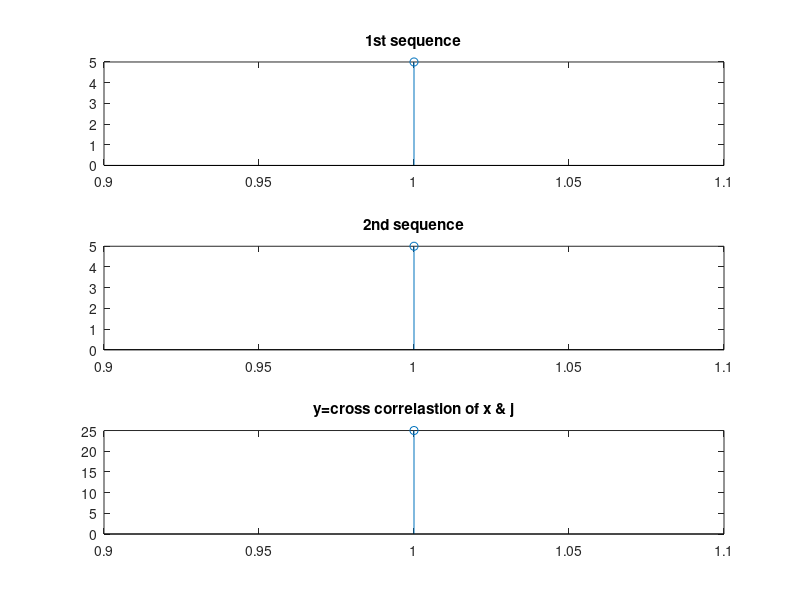

This chart was generated by the following MATLAB code:
%% Cross Correlation                                                                                                                                                                                                                 close all;
clear all;
clc;
x=input('enter the value of 1st sequence');
j=input('enter the value of 2nd sequence');
h=fliplr(j);
disp('the 1st sequence is-');
disp(x); 
disp('the 2nd sequence is-');
disp(j);
lx=length(x);
lh=length(h);
n=lx+lh-1;
subplot(3,1,1);
stem(x);
title('1st sequence');
subplot(3,1,2);
stem(j);
title('2nd sequence');
hh=[h zeros(1,n-lh)];
xx=zeros(n);
xx(1:lx,1)=x;
for i=2:n
    for j=2:n
        xx(j,i)=xx(j-1,i-1);
      
    end;
end;
yy=xx*hh';
subplot(3,1,3);
stem(yy);
disp('cross correlate o/p->');
disp(yy');
title('y=cross correlastion of x & j');